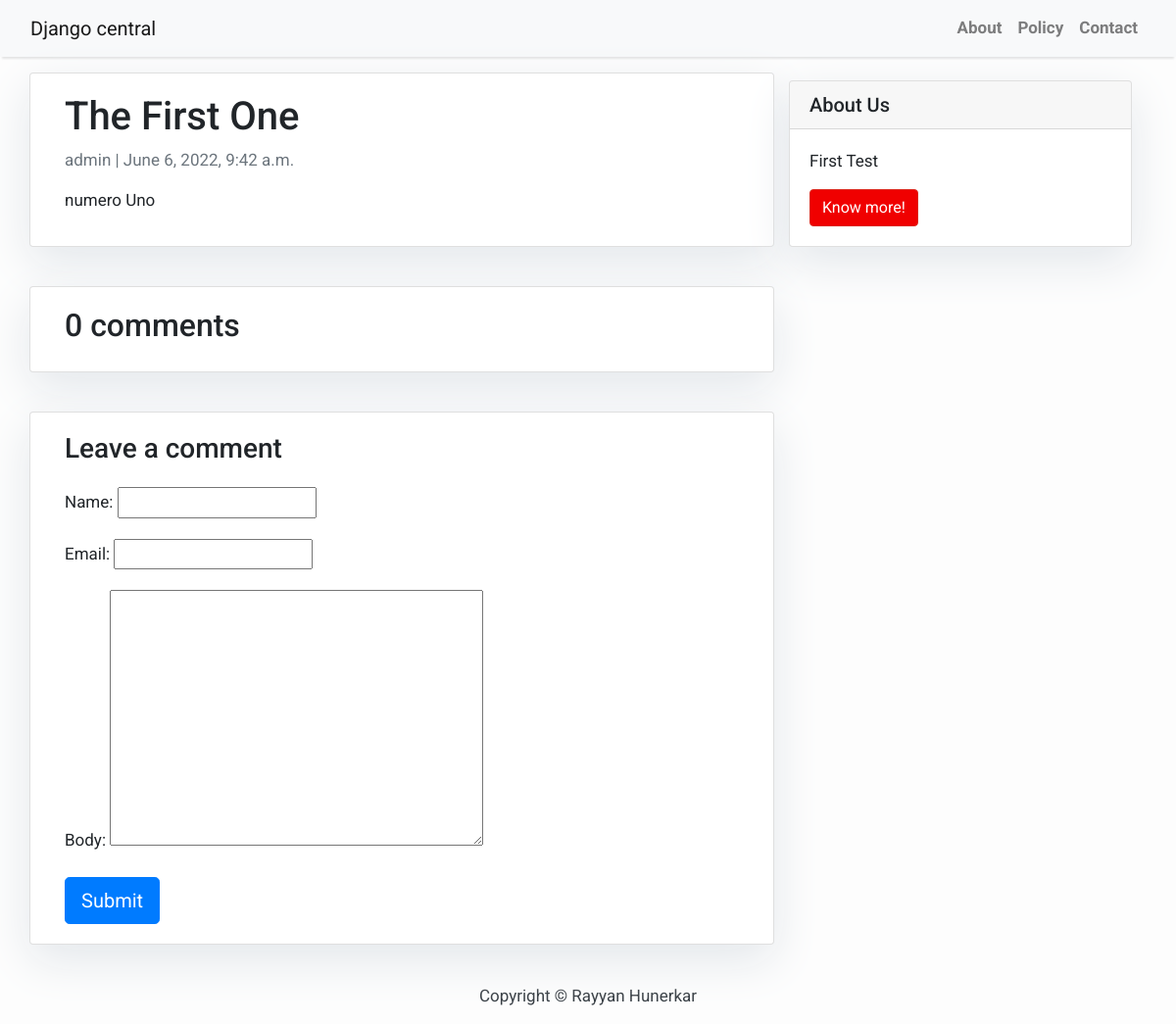
Before: /the-first-one/ with the older database file.
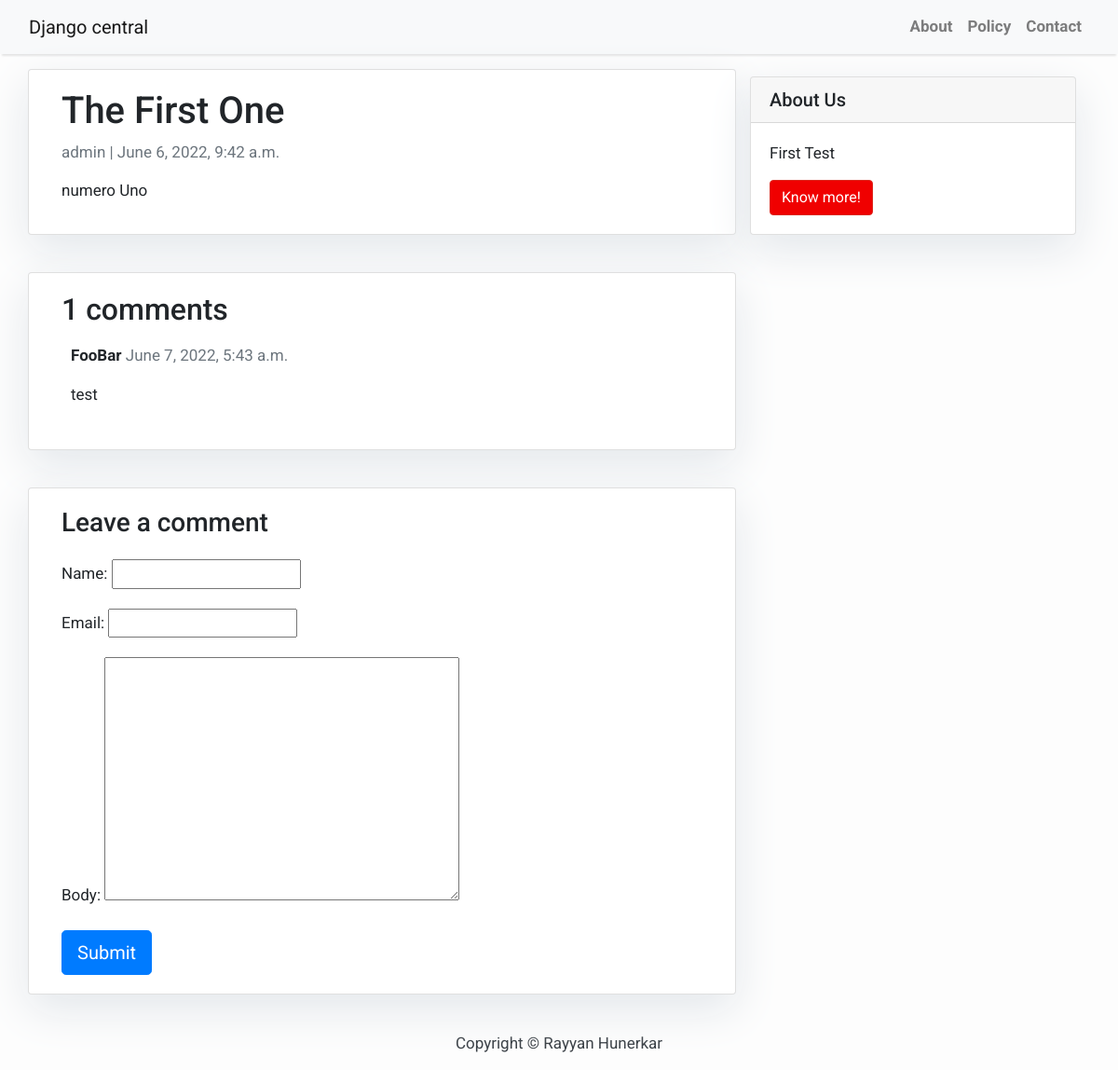
After: the same page with the newer database file.
### blog/models.py (models this page shows, shortened)
class Post(models.Model):
    title = models.CharField( max_length=200, unique=True)
    slug = models.SlugField(max_length=200, unique=True)
    author = models.ForeignKey(User, on_delete=models.CASCADE, related_name= 'blog_posts')
    updated_on = models.DateTimeField(auto_now=True)
    content = models.TextField()
    created_on = models.DateTimeField(auto_now_add=True)
    status = models.IntegerField(choices=STATUS, default=0)
    class Meta:
            ordering = ['-created_on']

class Comment(models.Model):
        post = models.ForeignKey(Post, on_delete=models.CASCADE, related_name= 'comment')
        name = models.CharField(max_length=80)
        email = models.EmailField(max_length=254)
        body = models.TextField()
        created_on = models.DateTimeField(auto_now_add=False)
        active = models.BooleanField(default=False)
        class Meta:
            ordering = ['-created_on']

### blog/views.py (the view)
# urls.py: path('<slug:slug>/', views.post_detail, name='post_detail'),
def post_detail(request, slug):
    template_name = 'post_detail.html'
    post = get_object_or_404(Post, slug = slug)
    comments = Comment.objects.filter(active = True)
    new_comment = None
    if request.method == 'POST':
        comment_form = CommentForm(data=request.POST)
        if comment_form.is_valid():
            new_comment = comment_form.save(commit=False)
            new_comment.post = post
            new_comment.save()
    else:
        comment_form = CommentForm()
    return render(
                request,
                template_name,
                {
                    'post' : post,
                    'comments' : comments,
                    'new_comment': new_comment,
                    'comment_form': comment_form,
                }
            )

### blog/forms.py
class CommentForm(forms.ModelForm):
    class Meta:
        model = Comment
        fields = ('name','email','body')

### templates/post_detail.html (shortened to what this page needs)
{% extends 'base.html' %} {% block content %}
<div class="container">
  <div class="row">
    <div class="col-md-8 card mb-4  mt-3 left  top">
      <div class="card-body">
        <h1>{% block title %} {{ post.title }} {% endblock title %}</h1>
        <p class=" text-muted">{{ post.author }} | {{ post.created_on }}</p>
        <p class="card-text ">{{ post.content | safe }}</p>
      </div>
    </div>
    {% block sidebar %} {% include 'sidebar.html' %} {% endblock sidebar %}
    <div class="col-md-8 card mb-4  mt-3 ">
      <div class="card-body">
        <h2>{{ comments.count }} comments</h2>
        {% for comment in comments %}
        <div class="comments" style="padding: 10px;">
          <p class="font-weight-bold">
            {{ comment.name }}
            <span class=" text-muted font-weight-normal">
              {{ comment.created_on }}
            </span>
          </p>
          {{ comment.body | linebreaks }}
        </div>
        {% endfor %}
      </div>
    </div>
    <div class="col-md-8 card mb-4  mt-3 ">
      <div class="card-body">
        {% if new_comment %}
        <div class="alert alert-success" role="alert">
          Your comment is awaiting moderation
        </div>
        {% else %}
        <h3>Leave a comment</h3>
        <form method="post" style="margin-top: 1.3em;">
          {{ comment_form.as_p }}
          <button type="submit" class="btn btn-primary  btn-lg">Submit</button>
        </form>
        {% endif %}
      </div>
    </div>
  </div>
</div>
{% endblock content %}

### templates/base.html (shortened to what this page needs)
<!DOCTYPE html>
<html>
    <head>
        <link rel="stylesheet" href="https://maxcdn.bootstrapcdn.com/bootstrap/4.0.0/css/bootstrap.min.css"
 />
    </head>
    <body>
        <nav class="navbar navbar-expand-lg navbar-light bg-light shadow" id="mainNav">
            <div class="container-fluid">
                <a class="navbar-brand" href="{% url 'home' %}">Django central</a>
                <div class="collapse navbar-collapse" id="navbarResponsive">
                    <ul class="navbar-nav ml-auto">
                        <li class="nav-item text-black">
                            <a class="nav-link text-black font-weight-bold" href="#">About</a>
                        </li>
                        <li class="nav-item text-black">
                            <a class="nav-link text-black font-weight-bold" href="#">Policy</a>
                        </li>
                        <li class="nav-item text-black">
                            <a class="nav-link text-black font-weight-bold" href="#">Contact</a>
                        </li>
                    </ul>
                </div>
            </div>
        </nav>
        {% block content %}{% endblock content %}
        <footer class="py-3 bg-grey">
            <p class="m-0 text-dark text-center ">Copyright &copy; Rayyan Hunerkar </p>
        </footer>
    </body>
</html>

### templates/sidebar.html (shortened to what this page needs)
{% block sidebar %}
<div class="col-md-4 float-right ">
<div class="card my-4">
        <h5 class="card-header">About Us</h5>
    <div class="card-body">
        <p class="card-text"> First Test</p>
        <a href="https://www.youtube.com/watch?v=dQw4w9WgXcQ"
           class="btn btn-danger">Know more!</a>
    </div>
</div>
</div>
{% endblock sidebar %}

### templates/base.html (style rules this page uses)
body { font-family: "Roboto", sans-serif; font-size: 17px; background-color: #fdfdfd; }
.shadow { box-shadow: 0 4px 2px -2px rgba(0, 0, 0, 0.1); }
.btn-danger { color: #fff; background-color: #f00000; border-color: #dc281e; }

### templates/sidebar.html (style rules this page uses)
.card { box-shadow: 0 16px 48px #E3E7EB; }

Changed rows visible on the page:
added Comment: name "FooBar", created_on "June 7, 2022, 5:43 a.m.", body "test"
Other visible differences:
{{ comments.count }}: "0" → "1"
